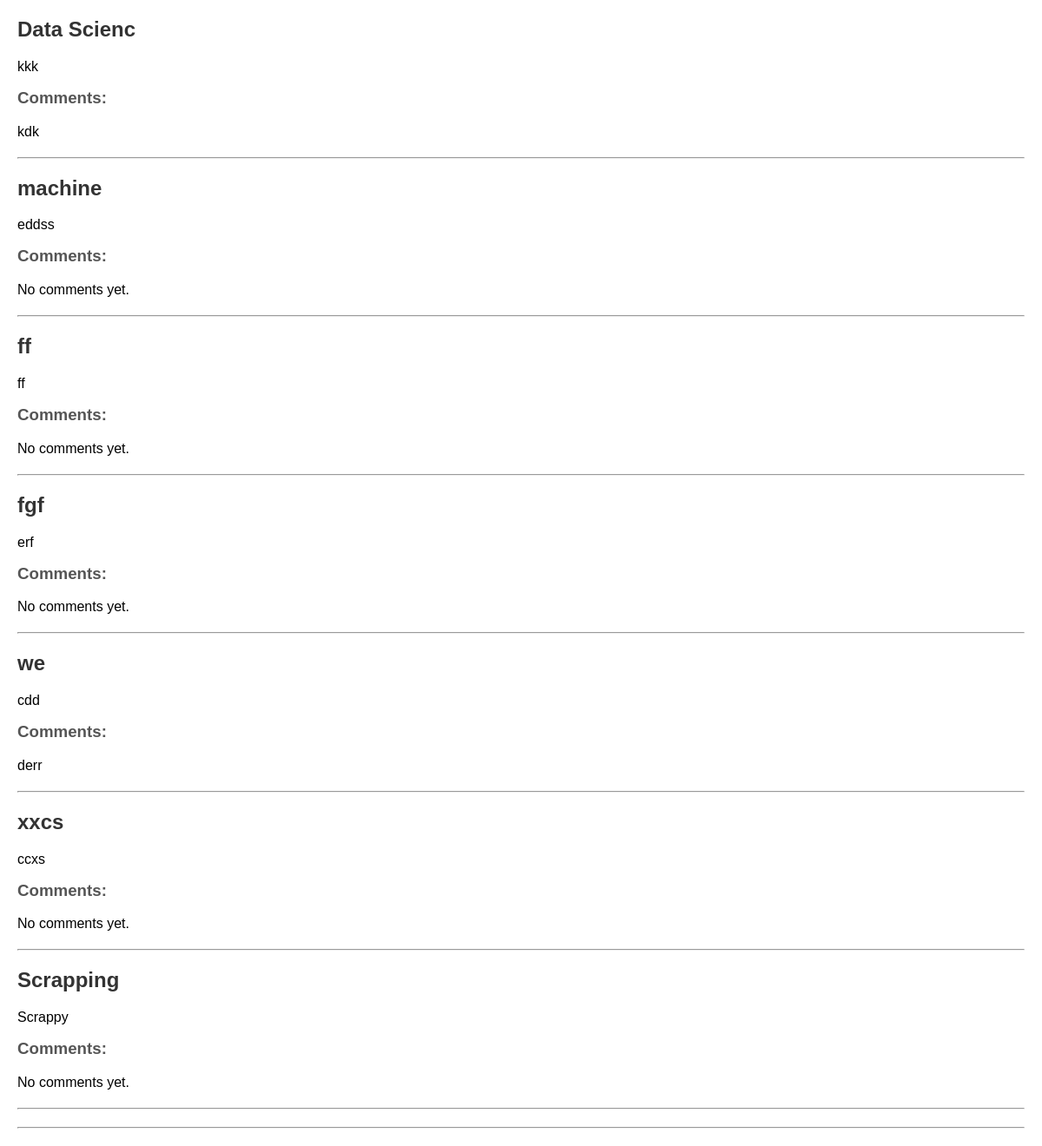
/posts/, run on the app's committed database.
### app/models.py (models this page shows)
class Post(models.Model):
    title = models.CharField(max_length=100)
    content = models.TextField()
    author = models.ForeignKey(User, on_delete=models.CASCADE)
    created_at = models.DateTimeField(auto_now_add=True)
    likes = models.ManyToManyField(User, related_name='liked_posts', blank=True)
    dislikes = models.ManyToManyField(User, related_name='disliked_posts', blank=True)

class Comment(models.Model):
    post = models.ForeignKey(Post, on_delete=models.CASCADE, related_name='comments')
    user = models.ForeignKey(User, on_delete=models.CASCADE)
    content = models.TextField()
    created_at = models.DateTimeField(auto_now_add=True)

### app/views.py (the view)
# urls.py: path('posts/', views.all_posts, name='all_posts'),
def all_posts(request):
    posts = Post.objects.all()
    return render(request, 'app/all_posts.html', {'posts': posts})

### templates/app/all_posts.html (shortened to what this page needs)
<!DOCTYPE html>
<html lang="en">
<head>
</head>
<body>
    {% for post in posts %}
    <h2>{{ post.title }}</h2>
    <p>{{ post.content }}</p>
    <h3>Comments:</h3>
    {% for comment in post.comments.all %}
    <p>{{ comment.content }}</p>
    {% empty %}
    <p>No comments yet.</p>
    {% endfor %}
    <hr>
    {% endfor %}
    <hr>
</body>
</html>

### templates/app/all_posts.html (style rules this page uses)
body { font-family: Arial, sans-serif; margin: 20px; }
h2 { color: #333; }
h3 { color: #555; margin-top: 10px; }
p { margin-top: 5px; }
hr { margin-top: 20px; }

### data on the page
Post: title "Data Scienc", content "kkk"
Comment: content "kdk"
Post: title "machine", content "eddss"
Post: title "ff", content "ff"
Post: title "fgf", content "erf"
Post: title "we", content "cdd"
Comment: content "derr"
Post: title "xxcs", content "ccxs"
Post: title "Scrapping", content "Scrappy"
